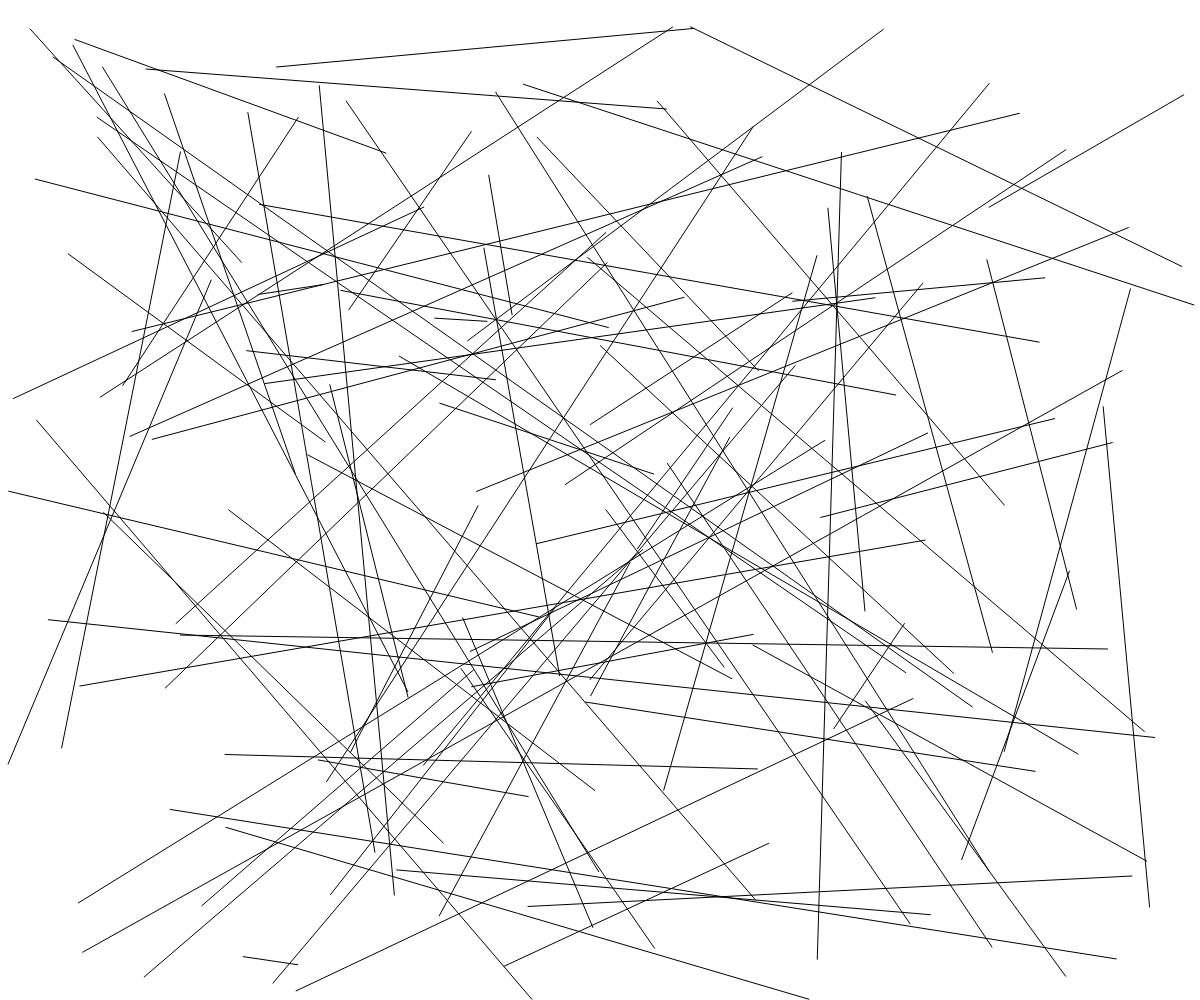
Frame 1 (no input)
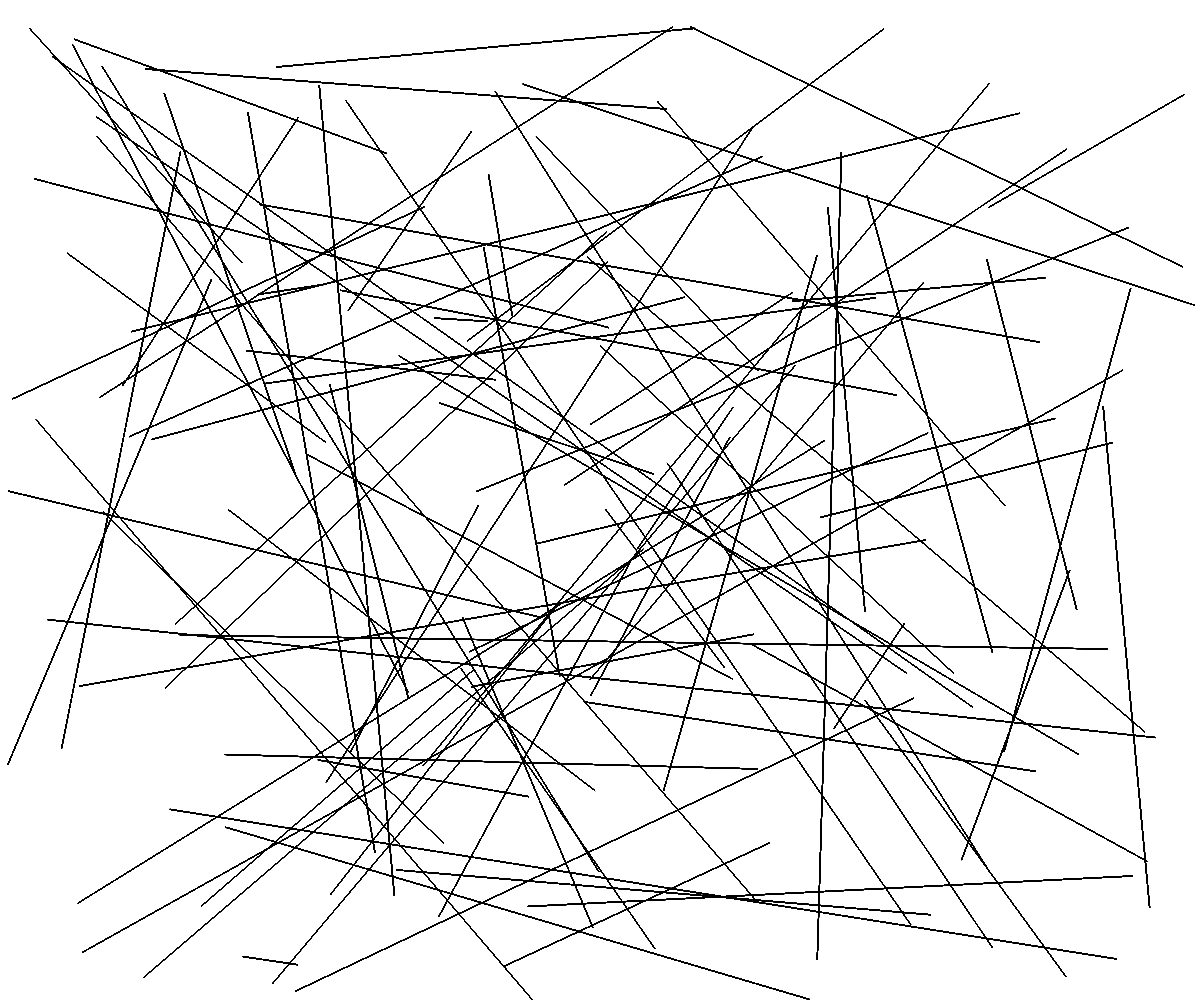
Frame 60 (no input)
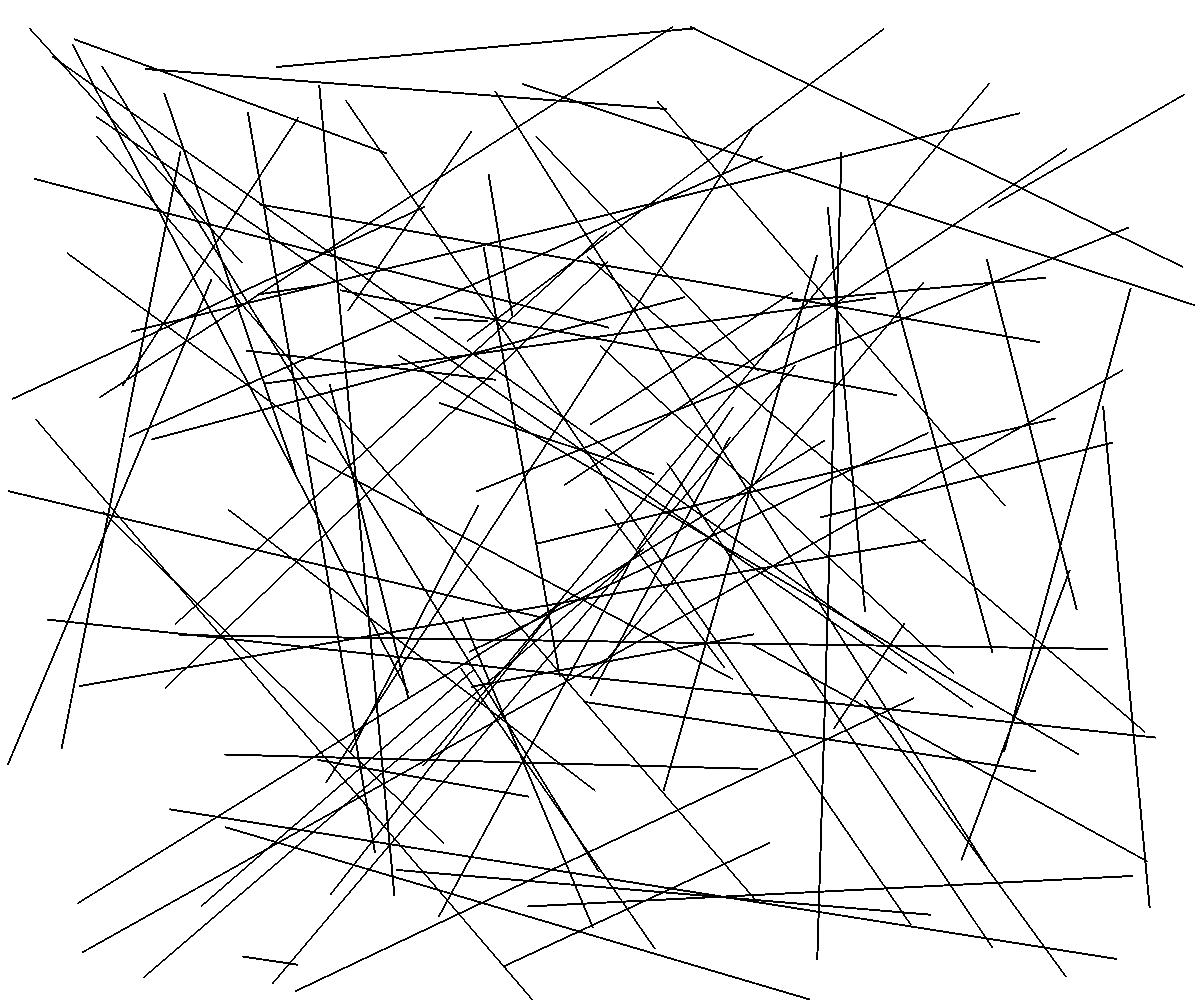
Frame 120 (the mouse pressed at the canvas centre since frame 60)

The p5.js sketch that drew these frames (run headless with seeded random() and noise() and a simulated clock; from frame 60 on, the mouse is pressed at the canvas centre):

// p5.js sketch
// ── sketch.js
let numDots = 200; 
let numLines = numDots / 2;
let dot = {}; // store a random point position
let dots = []; // store all the dot positions

function setup() {
  createCanvas(windowWidth, windowHeight);
}

function draw() {
  randomSeed(90);
  strokeWeight(1);

  // Randomly generate dot positions
  for (let i=0; i<numDots; i++){
    dot = {
      x: random(windowWidth),
      y: random(windowHeight)
      // connected: false
    }
    dots.push(dot);
  }

  // Solution 1: connect dots by pairs
  for (let j=0; j<numLines; j++){
    line(dots[j].x, dots[j].y, dots[j+numLines].x, dots[j+numLines].y);
  }
  
}
